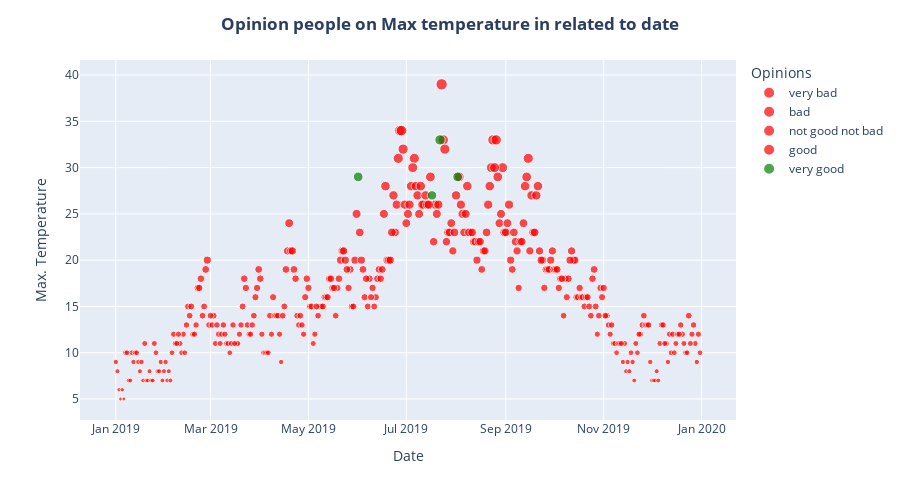

The notebook cell this image was saved under:
### Code cell
#Now, you have to add different colors by Opinion, add a main center title, axis title, 
# and change the color with readable values (green when the opinions are pretty good, et red otherwise)



import plotly.express as px
import plotly.graph_objects as go


fig = px.scatter(data_frame = df_weather,
                 x= "DATE", y="MAX_TEMPERATURE_C",
                 labels={'DATE':'Date', 'MAX_TEMPERATURE_C':'Max. Temperature', 'OPINION':'Opinions'},
                 color="OPINION",
                 color_discrete_sequence=["red", "red", "red", "red", "green"],
                 size='MAX_TEMPERATURE_C',
                 size_max=8                 
                 )


fig.update_layout(title_text ='<b>Opinion people on Max temperature in related to date<b>',
                  title_x = 0.5,
                  width = 900, height = 500)
    
    

fig.show()

### Figure 1 — Plotly figure (JSON) as saved in the notebook; plotly's stock layout.template omitted (floating-point values rounded to 4 significant figures)
{"data": [{"hovertemplate": "Opinions=very bad<br>Date=%{x}<br>Max. Temperature=%{marker.size}<extra></extra>", "legendgroup": "very bad", "marker": {"color": "red", "size": [9, 8, 6, 5, 6, 5, 10, 7, 7, 10, 9, 9, 8, 9, 7, 7, 7, 8, 7, 7, 8, 8, 9, 7, 8, 7, 8, 7, 10, 11, 10, 12, 10, 12, 12, 12, 12, 11, 11, 11, 11, 12, 12, 12, 10, 10, 10, 10, 12, 12, 9, 14, 11, 12, 15, 15, 22, 20, 14, 14, 11, 11, 10, 11, 9, 11, 8, 9, 8, 10, 9, 7, 11, 10, 12, 7, 7, 7, 8, 7, 11, 11, 9, 12, 10, 10, 11, 13, 12, 11, 10, 10, 14, 12, 11, 9, 12, 10], "sizemode": "area", "sizeref": 0.6094, "symbol": "circle"}, "mode": "markers", "name": "very bad", "orientation": "v", "showlegend": true, "type": "scatter", "x": ["2019-01-01", "2019-01-02", "2019-01-03", "2019-01-04", "2019-01-05", "2019-01-06", "2019-01-07", "2019-01-09", "2019-01-10", "2019-01-11", "2019-01-12", "2019-01-15", "2019-01-16", "2019-01-17", "2019-01-18", "2019-01-20", "2019-01-21", "2019-01-22", "2019-01-23", "2019-01-24", "2019-01-27", "2019-01-28", "2019-01-29", "2019-01-30", "2019-01-31", "2019-02-02", "2019-02-03", "2019-02-04", "2019-02-05", "2019-02-10", "2019-02-11", "2019-02-12", "2019-02-13", "2019-02-18", "2019-02-19", "2019-03-06", "2019-03-08", "2019-03-11", "2019-03-12", "2019-03-17", "2019-03-18", "2019-03-19", "2019-03-25", "2019-03-26", "2019-04-03", "2019-04-04", "2019-04-05", "2019-04-06", "2019-04-08", "2019-04-13", "2019-04-14", "2019-04-24", "2019-05-04", "2019-05-05", "2019-05-08", "2019-06-07", "2019-07-26", "2019-09-24", "2019-10-07", "2019-11-03", "2019-11-07", "2019-11-08", "2019-11-09", "2019-11-10", "2019-11-13", "2019-11-14", "2019-11-15", "2019-11-16", "2019-11-17", "2019-11-18", "2019-11-19", "2019-11-20", "2019-11-21", "2019-11-22", "2019-11-24", "2019-12-01", "2019-12-02", "2019-12-03", "2019-12-04", "2019-12-05", "2019-12-06", "2019-12-10", "2019-12-11", "2019-12-12", "2019-12-13", "2019-12-15", "2019-12-16", "2019-12-19", "2019-12-20", "2019-12-21", "2019-12-22", "2019-12-23", "2019-12-24", "2019-12-26", "2019-12-28", "2019-12-29", "2019-12-30", "2019-12-31"], "xaxis": "x", "y": [9, 8, 6, 5, 6, 5, 10, 7, 7, 10, 9, 9, 8, 9, 7, 7, 7, 8, 7, 7, 8, 8, 9, 7, 8, 7, 8, 7, 10, 11, 10, 12, 10, 12, 12, 12, 12, 11, 11, 11, 11, 12, 12, 12, 10, 10, 10, 10, 12, 12, 9, 14, 11, 12, 15, 15, 22, 20, 14, 14, 11, 11, 10, 11, 9, 11, 8, 9, 8, 10, 9, 7, 11, 10, 12, 7, 7, 7, 8, 7, 11, 11, 9, 12, 10, 10, 11, 13, 12, 11, 10, 10, 14, 12, 11, 9, 12, 10], "yaxis": "y"}, {"hovertemplate": "Opinions=bad<br>Date=%{x}<br>Max. Temperature=%{marker.size}<extra></extra>", "legendgroup": "bad", "marker": {"color": "red", "size": [10, 10, 10, 11, 11, 10, 9, 12, 11, 11, 12, 13, 14, 11, 11, 13, 12, 10, 11, 13, 11, 12, 14, 18, 13, 13, 12, 16, 15, 15, 15, 15, 14, 17, 18, 17, 19, 19, 15, 16, 23, 31, 26, 21, 23, 22, 20, 19, 24, 21, 17, 19, 19, 19, 20, 21, 19, 19, 17, 18, 18, 20, 20, 16, 16, 16, 16, 15, 15, 14, 15, 12, 14, 17, 16, 17, 14, 13, 12, 11, 11, 12, 13, 14, 13, 13, 9, 13, 13, 11, 12, 12, 12, 11], "sizemode": "area", "sizeref": 0.6094, "symbol": "circle"}, "mode": "markers", "name": "bad", "orientation": "v", "showlegend": true, "type": "scatter", "x": ["2019-01-08", "2019-01-13", "2019-01-14", "2019-01-19", "2019-01-25", "2019-01-26", "2019-02-01", "2019-02-06", "2019-02-07", "2019-02-08", "2019-02-09", "2019-02-28", "2019-03-03", "2019-03-04", "2019-03-07", "2019-03-09", "2019-03-10", "2019-03-13", "2019-03-14", "2019-03-15", "2019-03-16", "2019-04-02", "2019-04-07", "2019-04-23", "2019-04-25", "2019-04-27", "2019-04-28", "2019-04-29", "2019-05-02", "2019-05-03", "2019-05-09", "2019-05-10", "2019-05-18", "2019-05-19", "2019-05-20", "2019-05-26", "2019-05-27", "2019-06-04", "2019-06-11", "2019-06-12", "2019-06-24", "2019-07-06", "2019-07-12", "2019-07-30", "2019-08-06", "2019-08-12", "2019-08-14", "2019-08-17", "2019-08-28", "2019-09-22", "2019-09-25", "2019-09-26", "2019-09-27", "2019-09-28", "2019-09-29", "2019-09-30", "2019-10-01", "2019-10-02", "2019-10-04", "2019-10-05", "2019-10-08", "2019-10-13", "2019-10-14", "2019-10-15", "2019-10-16", "2019-10-18", "2019-10-19", "2019-10-20", "2019-10-23", "2019-10-24", "2019-10-27", "2019-10-28", "2019-10-29", "2019-10-30", "2019-10-31", "2019-11-01", "2019-11-02", "2019-11-04", "2019-11-05", "2019-11-11", "2019-11-12", "2019-11-23", "2019-11-25", "2019-11-26", "2019-11-27", "2019-11-28", "2019-11-30", "2019-12-07", "2019-12-08", "2019-12-09", "2019-12-14", "2019-12-17", "2019-12-18", "2019-12-25"], "xaxis": "x", "y": [10, 10, 10, 11, 11, 10, 9, 12, 11, 11, 12, 13, 14, 11, 11, 13, 12, 10, 11, 13, 11, 12, 14, 18, 13, 13, 12, 16, 15, 15, 15, 15, 14, 17, 18, 17, 19, 19, 15, 16, 23, 31, 26, 21, 23, 22, 20, 19, 24, 21, 17, 19, 19, 19, 20, 21, 19, 19, 17, 18, 18, 20, 20, 16, 16, 16, 16, 15, 15, 14, 15, 12, 14, 17, 16, 17, 14, 13, 12, 11, 11, 12, 13, 14, 13, 13, 9, 13, 13, 11, 12, 12, 12, 11], "yaxis": "y"}, {"hovertemplate": "Opinions=not good not bad<br>Date=%{x}<br>Max. Temperature=%{marker.size}<extra></extra>", "legendgroup": "not good not bad", "marker": {"color": "red", "size": [13, 15, 14, 15, 13, 17, 17, 14, 15, 14, 13, 13, 13, 15, 17, 13, 13, 14, 16, 17, 16, 14, 14, 14, 14, 15, 19, 14, 17, 15, 14, 16, 16, 16, 17, 17, 19, 15, 15, 20, 16, 18, 16, 17, 18, 18, 20, 34, 34, 22, 26, 25, 39, 23, 25, 28, 23, 22, 22, 21, 21, 26, 25, 30, 17, 20, 16, 18, 20, 17, 16, 16, 18, 13, 13, 13], "sizemode": "area", "sizeref": 0.6094, "symbol": "circle"}, "mode": "markers", "name": "not good not bad", "orientation": "v", "showlegend": true, "type": "scatter", "x": ["2019-02-14", "2019-02-15", "2019-02-16", "2019-02-17", "2019-02-20", "2019-02-21", "2019-02-22", "2019-02-24", "2019-02-25", "2019-03-01", "2019-03-02", "2019-03-05", "2019-03-20", "2019-03-21", "2019-03-23", "2019-03-24", "2019-03-27", "2019-03-28", "2019-03-29", "2019-03-30", "2019-04-09", "2019-04-10", "2019-04-11", "2019-04-12", "2019-04-15", "2019-04-16", "2019-04-22", "2019-04-26", "2019-05-01", "2019-05-06", "2019-05-07", "2019-05-11", "2019-05-12", "2019-05-13", "2019-05-16", "2019-05-17", "2019-05-25", "2019-05-28", "2019-05-29", "2019-05-30", "2019-06-05", "2019-06-08", "2019-06-09", "2019-06-10", "2019-06-13", "2019-06-15", "2019-06-19", "2019-06-27", "2019-06-28", "2019-07-18", "2019-07-19", "2019-07-20", "2019-07-23", "2019-07-27", "2019-08-05", "2019-08-08", "2019-08-10", "2019-08-13", "2019-08-15", "2019-08-18", "2019-08-19", "2019-08-21", "2019-08-29", "2019-08-30", "2019-09-09", "2019-09-23", "2019-10-09", "2019-10-10", "2019-10-11", "2019-10-17", "2019-10-21", "2019-10-22", "2019-10-25", "2019-11-06", "2019-11-29", "2019-12-27"], "xaxis": "x", "y": [13, 15, 14, 15, 13, 17, 17, 14, 15, 14, 13, 13, 13, 15, 17, 13, 13, 14, 16, 17, 16, 14, 14, 14, 14, 15, 19, 14, 17, 15, 14, 16, 16, 16, 17, 17, 19, 15, 15, 20, 16, 18, 16, 17, 18, 18, 20, 34, 34, 22, 26, 25, 39, 23, 25, 28, 23, 22, 22, 21, 21, 26, 25, 30, 17, 20, 16, 18, 20, 17, 16, 16, 18, 13, 13, 13], "yaxis": "y"}, {"hovertemplate": "Opinions=good<br>Date=%{x}<br>Max. Temperature=%{marker.size}<extra></extra>", "legendgroup": "good", "marker": {"color": "red", "size": [18, 19, 20, 18, 19, 18, 19, 21, 24, 21, 21, 18, 18, 18, 20, 21, 21, 20, 25, 23, 20, 18, 19, 19, 25, 28, 20, 20, 23, 27, 26, 31, 32, 26, 24, 25, 26, 28, 30, 28, 27, 25, 28, 26, 27, 26, 26, 29, 26, 33, 32, 23, 24, 23, 27, 29, 26, 25, 23, 23, 22, 23, 28, 30, 33, 30, 33, 29, 23, 23, 24, 26, 20, 19, 23, 22, 21, 22, 22, 24, 28, 29, 31, 21, 27, 23, 23, 27, 28, 19, 18, 21, 19], "sizemode": "area", "sizeref": 0.6094, "symbol": "circle"}, "mode": "markers", "name": "good", "orientation": "v", "showlegend": true, "type": "scatter", "x": ["2019-02-23", "2019-02-26", "2019-02-27", "2019-03-22", "2019-03-31", "2019-04-01", "2019-04-17", "2019-04-18", "2019-04-19", "2019-04-20", "2019-04-21", "2019-04-30", "2019-05-14", "2019-05-15", "2019-05-21", "2019-05-22", "2019-05-23", "2019-05-24", "2019-05-31", "2019-06-02", "2019-06-03", "2019-06-06", "2019-06-14", "2019-06-16", "2019-06-17", "2019-06-18", "2019-06-20", "2019-06-21", "2019-06-22", "2019-06-23", "2019-06-25", "2019-06-26", "2019-06-29", "2019-06-30", "2019-07-01", "2019-07-02", "2019-07-03", "2019-07-04", "2019-07-05", "2019-07-07", "2019-07-08", "2019-07-09", "2019-07-10", "2019-07-11", "2019-07-13", "2019-07-14", "2019-07-15", "2019-07-16", "2019-07-21", "2019-07-24", "2019-07-25", "2019-07-28", "2019-07-29", "2019-07-31", "2019-08-01", "2019-08-03", "2019-08-04", "2019-08-07", "2019-08-09", "2019-08-11", "2019-08-16", "2019-08-20", "2019-08-22", "2019-08-23", "2019-08-24", "2019-08-25", "2019-08-26", "2019-08-27", "2019-08-31", "2019-09-01", "2019-09-02", "2019-09-03", "2019-09-04", "2019-09-05", "2019-09-06", "2019-09-07", "2019-09-08", "2019-09-10", "2019-09-11", "2019-09-12", "2019-09-13", "2019-09-14", "2019-09-15", "2019-09-16", "2019-09-17", "2019-09-18", "2019-09-19", "2019-09-20", "2019-09-21", "2019-10-03", "2019-10-06", "2019-10-12", "2019-10-26"], "xaxis": "x", "y": [18, 19, 20, 18, 19, 18, 19, 21, 24, 21, 21, 18, 18, 18, 20, 21, 21, 20, 25, 23, 20, 18, 19, 19, 25, 28, 20, 20, 23, 27, 26, 31, 32, 26, 24, 25, 26, 28, 30, 28, 27, 25, 28, 26, 27, 26, 26, 29, 26, 33, 32, 23, 24, 23, 27, 29, 26, 25, 23, 23, 22, 23, 28, 30, 33, 30, 33, 29, 23, 23, 24, 26, 20, 19, 23, 22, 21, 22, 22, 24, 28, 29, 31, 21, 27, 23, 23, 27, 28, 19, 18, 21, 19], "yaxis": "y"}, {"hovertemplate": "Opinions=very good<br>Date=%{x}<br>Max. Temperature=%{marker.size}<extra></extra>", "legendgroup": "very good", "marker": {"color": "green", "size": [29, 27, 33, 29], "sizemode": "area", "sizeref": 0.6094, "symbol": "circle"}, "mode": "markers", "name": "very good", "orientation": "v", "showlegend": true, "type": "scatter", "x": ["2019-06-01", "2019-07-17", "2019-07-22", "2019-08-02"], "xaxis": "x", "y": [29, 27, 33, 29], "yaxis": "y"}], "layout": {"height": 500, "legend": {"itemsizing": "constant", "title": {"text": "Opinions"}, "tracegroupgap": 0}, "margin": {"t": 60}, "title": {"text": "<b>Opinion people on Max temperature in related to date<b>", "x": 0.5}, "width": 900, "xaxis": {"anchor": "y", "domain": [0, 1], "title": {"text": "Date"}}, "yaxis": {"anchor": "x", "domain": [0, 1], "title": {"text": "Max. Temperature"}}}}
